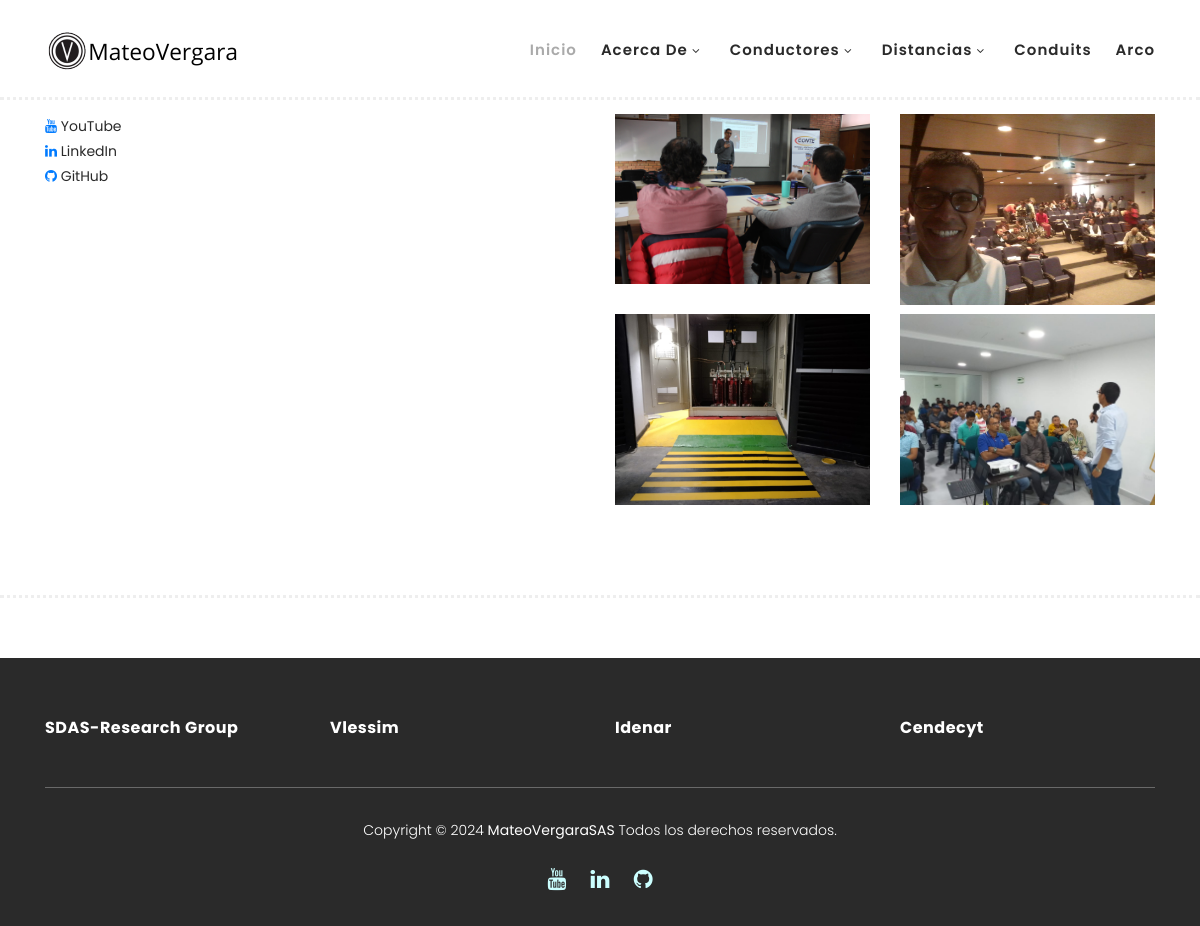
Page /about/mateo_vergara on the earlier database version.
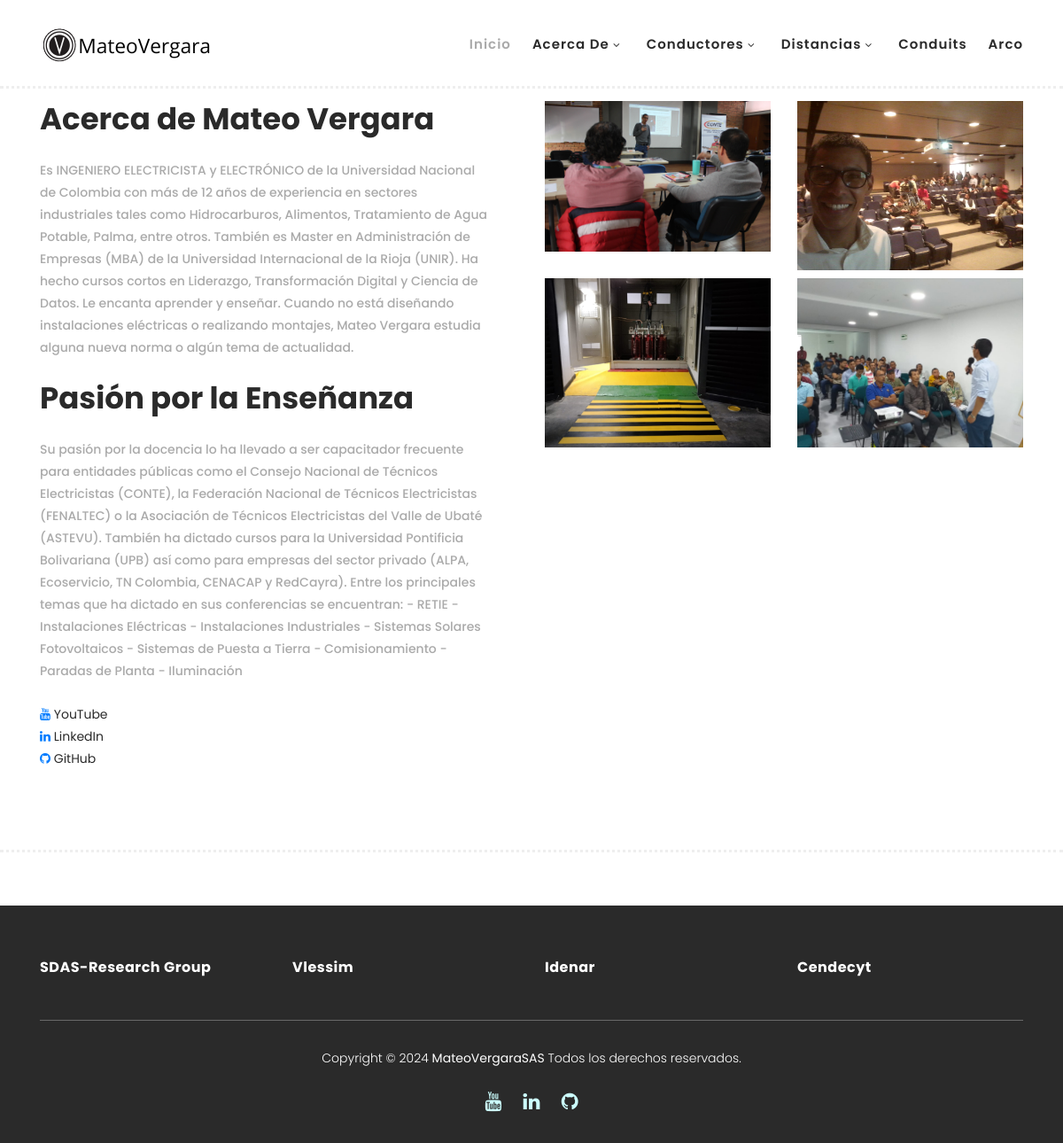
Same page on the later database version.
### about/models.py (models this page shows, shortened)
class AboutMV(models.Model):
    title = models.CharField(
        max_length=35,
        verbose_name='Title',
        blank=False
    )
    description = models.TextField(
        verbose_name='description',
        null=True,
        blank=True,
    )
    class Meta:
        verbose_name = 'MV_About'
        verbose_name_plural = 'MV_Abouts'
        ordering = ('id',)

### about/views.py (the view)
# urls.py: path("mateo_vergara", views.mateo_vergara, name = "mateo_vergara"),
def mateo_vergara(request):
    about_items = AboutMV.objects.order_by('id')
    return render(request, 'about/mateo_vergara.html',{'abouts':about_items})

### about/templates/about/mateo_vergara.html (shortened to what this page needs)
{% extends "calculations/index.html" %}
{% load static %}
{% block content %}
  <br>
    <section class="section" id="explore">
        <div class="container">
            <div class="row">
                <div class="col-lg-6">
                    <div class="left-content">
                      {% for about in abouts %}
                        <h2>{{ about.title }}</h2>
                        <p>{{ about.description }}</p>
                        <br>
                      {% endfor %}
                    </div>
                        <p><a href="https://www.youtube.com/@mateovergarah"><i class="fa fa-youtube"></i></a> YouTube</p>
                        <p><a href="https://www.linkedin.com/in/mateovergarahidalgo"><i class="fa fa-linkedin"></i></a> LinkedIn</p>
                        <p><a href="https://github.com/mavergarah"><i class="fa fa-github"></i></a> GitHub</p>
                </div>
                <div class="col-lg-6">
                    <div class="right-content">
                        <div class="row">
                            <div class="col-lg-6">
                                <div class="first-image">
                                    <img src="{% static 'img/baner-right-image-01.jpeg' %}" alt="">
                                </div>
                            </div>
                            <div class="col-lg-6">
                                <div class="second-image">
                                    <img src="{% static 'img/baner-right-image-02.jpeg' %}" alt="">
                                </div>
                            </div>
                            <div class="col-lg-6">
                                <div class="second-image">
                                    <img src="{% static 'img/baner-right-image-03.jpeg' %}" alt="">
                                </div>
                            </div>
                            <div class="col-lg-6">
                                <div class="second-image">
                                    <img src="{% static 'img/baner-right-image-04.jpeg' %}" alt="">
                                </div>
                            </div>
                        </div>
                    </div>
                </div>
            </div>
        </div>
    </section>
{% endblock %}

### calculations/templates/calculations/index.html (shortened to what this page needs)
{% load static %}
<!DOCTYPE html>
<html lang="en" dir="ltr">
  <head>
    <link rel="stylesheet" type="text/css" href="{% static 'css/bootstrap.min.css' %}">
    <link rel="stylesheet" type="text/css" href="{% static 'css/font-awesome.css' %}">
    <link rel="stylesheet" type="text/css" href="{% static 'css/templatemo-hexashop.css' %}">
    <link rel="stylesheet" type="text/css" href="{% static 'css/owl-carousel.css' %}">
  </head>
  <body>
    <header class="header-area header-sticky">
      <div class="container">
        <div class="row">
          <div class="col-12">
            <nav class="main-nav">
              <a href="http://127.0.0.1:8000" class="logo">
                <img src="{% static 'img/Logo_MV-4.png' %}" alt="Logo MateoVergara">
              </a>
              <ul class="nav">
                <li class="scroll-to-section"><a href="http://127.0.0.1:8000" class="active">Inicio</a></li>
                <li class="submenu">
                  <a href="javascript:;">Acerca de</a>
                </li>
                <li class="submenu">
                  <a href="javascript:;">Conductores</a>
                </li>
                <li class="submenu">
                  <a href="javascript:;">Distancias</a>
                </li>
                <li class="scroll-to-section"><a href="http://127.0.0.1:8000/calculations/conduits_calculation">Conduits</a></li>
                <li class="scroll-to-section"><a href="http://127.0.0.1:8000/calculations/arcflash_calculation">Arco</a></li>
              </ul>
            </nav>
          </div>
        </div>
      </div>
    </header>
      {% block content %}{% endblock %}
    <footer>
      <div class="container">
        <div class="row">
          <div class="col-lg-3">
            <h4>SDAS-Research Group</h4>
          </div>
          <div class="col-lg-3">
            <h4>Vlessim</h4>
          </div>
          <div class="col-lg-3">
            <h4>Idenar</h4>
          </div>
          <div class="col-lg-3">
            <h4>Cendecyt</h4>
          </div>
          <div class="col-lg-12">
            <div class="under-footer">
              <p>Copyright © 2024 <b>MateoVergaraSAS</b> Todos los derechos reservados.</p>
              <ul>
                <li><a href="https://www.youtube.com/@mateovergarah" target="_blank"><i class="fa fa-youtube"></i></a></li>
                <li><a href="https://www.linkedin.com/in/mateovergarahidalgo" target="_blank"><i class="fa fa-linkedin"></i></a></li>
                <li><a href="https://github.com/mavergarah" target="_blank"><i class="fa fa-github"></i></a></li>
              </ul>
            </div>
          </div>
        </div>
      </div>
    </footer>
  </body>
</html>

### static/CSS/templatemo-hexashop.css (style rules this page uses)
html, body, div, span, applet, object, iframe, h1, h2, h3, h4, h5, h6, p, blockquote, div pre, a, abbr, acronym, address, big, cite, code, del, dfn, em, font, img, ins, kbd, q, s, samp, small, strike, strong, sub, sup, tt, var, b, u, i, center, dl, dt, dd, ol, ul, li, figure, header, nav, section, article, aside, footer, figcaption { margin: 0; padding: 0; border: 0; outline: 0; }
ul, li { padding: 0; margin: 0; list-style: none; }
header, nav, section, article, aside, footer, hgroup { display: block; }
* { box-sizing: border-box; }
html, body { font-family: 'Poppins', sans-serif; font-weight: 400; background-color: #fff; font-size: 16px; -ms-text-size-adjust: 100%; -webkit-font-smoothing: antialiased; -moz-osx-font-smoothing: grayscale; }
a { text-decoration: none !important; }
h1, h2, h3, h4, h5, h6 { margin-top: 0px; margin-bottom: 0px; }
ul { margin-bottom: 0px; }
p { font-size: 14px; line-height: 25px; color: #2a2a2a; }
html, body { background: #fff; font-family: 'Poppins', sans-serif; }
.header-area { border-bottom: 3px dotted #eee; box-shadow: none; background-color: #fff; position: absolute; top: 0px; left: 0px; right: 0px; z-index: 100; height: 100px; -webkit-transition: all .5s ease 0s; -moz-transition: all .5s ease 0s; -o-transition: all .5s ease 0s; transition: all .5s ease 0s; }
.header-area .main-nav { min-height: 80px; background: transparent; }
.header-area .main-nav .logo { line-height: 100px; color: #fff; font-size: 28px; font-weight: 700; text-transform: uppercase; letter-spacing: 2px; float: left; -webkit-transition: all 0.3s ease 0s; -moz-transition: all 0.3s ease 0s; -o-transition: all 0.3s ease 0s; transition: all 0.3s ease 0s; }
.header-area .main-nav .nav { float: right; margin-top: 30px; margin-right: 0px; background-color: transparent; -webkit-transition: all 0.3s ease 0s; -moz-transition: all 0.3s ease 0s; -o-transition: all 0.3s ease 0s; transition: all 0.3s ease 0s; position: relative; z-index: 999; }
.header-area .main-nav .nav li { padding-left: 15px; padding-right: 15px; }
.header-area .main-nav .nav li:last-child { padding-right: 0px; }
.header-area .main-nav .nav li a { display: block; font-weight: 600; font-size: 15px; color: #2a2a2a; text-transform: capitalize; -webkit-transition: all 0.3s ease 0s; -moz-transition: all 0.3s ease 0s; -o-transition: all 0.3s ease 0s; transition: all 0.3s ease 0s; height: 40px; line-height: 40px; border: transparent; letter-spacing: 1px; }
.header-area .main-nav .nav li a { color: #2a2a2a; }
.header-area .main-nav .nav li:hover a, .header-area .main-nav .nav li a.active { color: #aaa!important; }
.header-area .main-nav .nav li.submenu { position: relative; padding-right: 30px; }
.header-area .main-nav .nav li.submenu:after { font-family: FontAwesome; content: "\f107"; font-size: 12px; color: #2a2a2a; position: absolute; right: 18px; top: 12px; }
.header-area.header-sticky { min-height: 80px; }
.header-area .nav { margin-top: 30px; }
.header-area.header-sticky .nav li a.active { color: #aaa; }
@media (max-width: 1200px) { .header-area .main-nav .nav li { padding-left: 12px; padding-right: 12px; } }
@media (max-width: 1200px) { .header-area .main-nav:before { display: none; } }
@media (min-width: 767px) { .header-area .main-nav .nav { display: flex !important; } }
#explore { padding-top: 90px; padding-bottom: 90px; border-bottom: 3px dotted #eee; }
#explore .left-content { margin-right: 30px; }
#explore .left-content h2 { font-size: 34px; font-weight: 700; color: #2a2a2a; }
#explore .left-content p { font-size: 14px; color: #aaaaaa; font-weight: 500; display: block; margin-top: 25px; }
#explore img { width: 100%; overflow: hidden; }
#explore .first-image { margin-bottom: 30px; }
footer { margin-top: 60px; padding: 60px 0px 30px 0px; background-color: #2a2a2a; }
footer ul li { display: block; margin-bottom: 10px; }
footer ul li a { font-size: 14px; color: #fff; transition: all .3s; }
footer h4 { letter-spacing: 0.5px; font-size: 16px; color: #fff; font-weight: 700; margin-bottom: 20px; }
footer .under-footer { margin-top: 30px; padding-top: 30px; text-align: center; border-top: 1px solid rgba(250,250,250,0.3); }
footer .under-footer ul { margin-top: 20px; }
footer .under-footer ul li { display: inline-block; margin: 0px 10px; }
footer .under-footer ul li a { font-size: 22px; }
footer .under-footer p { color: #fff; font-size: 14px; font-weight: 300; }
footer .under-footer a { color: #cff; }

Differences in the rows shown:
added AboutMV: title "Acerca de Mateo Vergara", description "Es INGENIERO ELECTRICISTA y ELECTRÓNICO de la Universidad Nacional de Colombia con más de 12 años de experiencia en sectores industriales tales como Hidrocarburos, Alimentos, Tratamiento de Agua Potable, Palma, entre otros. También es Master en Administración de Empresas (MBA) de la Universidad Internacional de la Rioja (UNIR). Ha hecho cursos cortos en Liderazgo, Transformación Digital y Ciencia de Datos. Le encanta aprender y enseñar. Cuando no está diseñando instalaciones eléctricas o realizando montajes, Mateo Vergara estudia alguna nueva norma o algún tema de actualidad."
added AboutMV: title "Pasión por la Enseñanza", description "Su pasión por la docencia lo ha llevado a ser capacitador frecuente para entidades públicas como el Consejo Nacional de Técnicos Electricistas (CONTE), la Federación Nacional de Técnicos Electricistas (FENALTEC) o la Asociación de Técnicos Electricistas del Valle de Ubaté (ASTEVU). También ha dictado cursos para la Universidad Pontificia Bolivariana (UPB) así como para empresas del sector privado (ALPA, Ecoservicio, TN Colombia, CENACAP y RedCayra). Entre los principales temas que ha dictado en sus conferencias se encuentran: - RETIE - Instalaciones Eléctricas - Instalaciones Industriales - Sistemas Solares Fotovoltaicos - Sistemas de Puesta a Tierra - Comisionamiento - Paradas de Planta -…"
